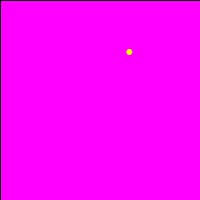
Frame 1 (no input)
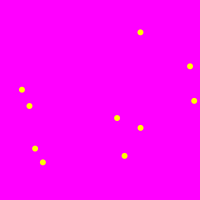
Frame 60 (the mouse pressed at the canvas centre just before this capture)
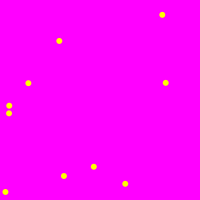
Frame 120 (the mouse held since frame 60 and released just before this capture)

The Processing sketch that drew these frames (run headless with seeded random() and noise(); from frame 60 on, the mouse is pressed at the canvas centre):

// Processing sketch: visual
// ── visual.pde
int counter = 0;
float size = 5.0;


void setup(){
  size(200, 200);
  background(255, 0, 255);
  frameRate(10);
  size = width/30;
  //fullScreen();
}

void draw(){
  if(counter % 10 == 0) {
    fill(255, 0, 255);
    rect(0, 0, width, height);
  }
  float x = random(width);
  float y = random(height);
  fill(255, 255, 0);
  noStroke();
  ellipse(x, y, size, size);
  counter++;
}
